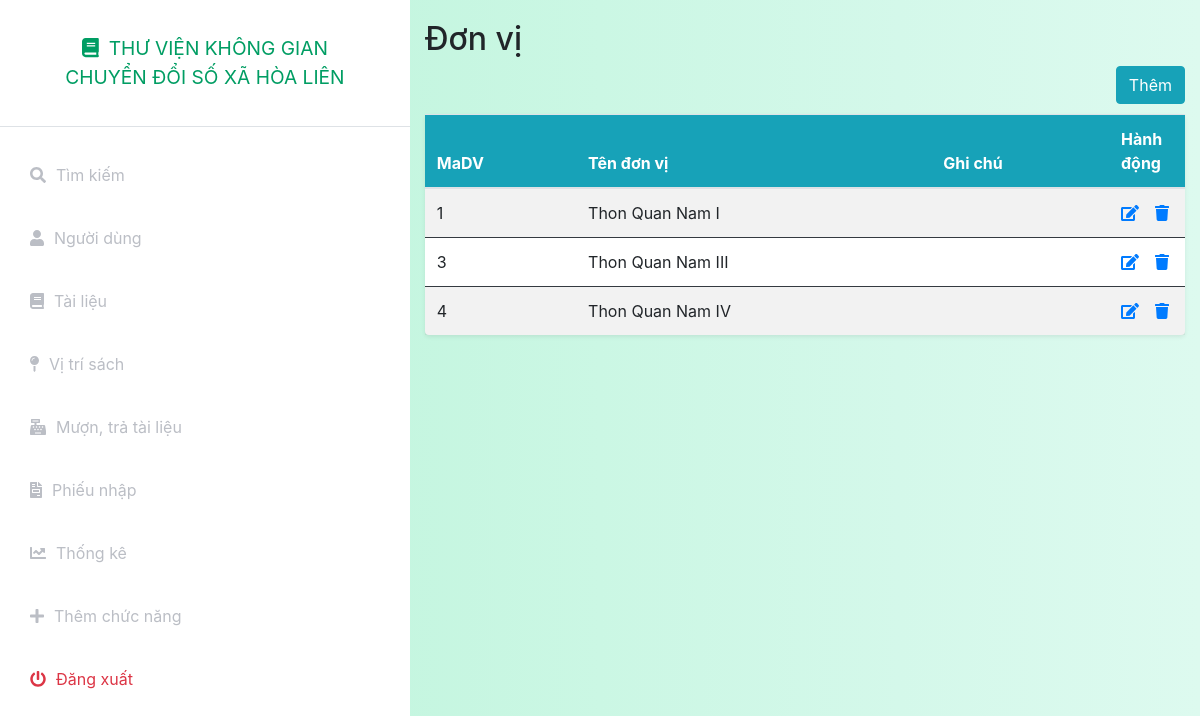
/index.php?controller=unit&action=index (signed in), run on the app's committed database.
### tables this page shows
CREATE TABLE `donvi` (
  `MaDV` int(11) NOT NULL,
  `TenDV` text NOT NULL,
  `GhiChu` text NOT NULL,
  `status` int(11) NOT NULL DEFAULT 1
);

### index.php (called while the page is built, shortened)
<?php
include_once('models/Auth.php');
$action = isset($_GET['action']) ? $_GET['action'] : 'index';
$object = new $classController();
$object->$action();
?>

### config.php (called while the page is built, shortened)
<?php
function getalldata($query)
{
    global $connect;
    $result=mysqli_query($connect,$query);
    if(mysqli_num_rows($result)>0)
        return mysqli_fetch_all($result,MYSQLI_ASSOC);
    else
        return false;
}
function getonedata($query)
{
    global $connect;
    $result=mysqli_query($connect,$query);
    if($result&&mysqli_num_rows($result)==1)
        return mysqli_fetch_assoc($result);
    else
        return false;
}
?>

### models/User.php (called while the page is built, shortened)
<?php
include_once('./config.php');
class User
{
    public static function show($idoruser)
    {
        $query = "select * from nguoidung where id = '$idoruser' or Username = '$idoruser'";
        $data = getonedata($query);
        return $data;
    }
}

### models/Auth.php (called while the page is built, shortened)
<?php
include_once('./config.php');
include_once('User.php');
class Auth
{
    private static $ChucDanh = null;
    public static function isAdmin()
    {
        if(self::isLogin())
        {
            if (self::$ChucDanh == 'admin')
                return true;
            else
                return false;
        }
        else
        {
            return false;
        }
    }
    public static function isLogin()
    {
        if (isset($_SESSION['token']) && isset($_SESSION['Username'])) {
            $data = User::show($_SESSION['Username']);
            if($data)
            {
                if($data['token'] == $_SESSION['token'])
                {
                    self::$ChucDanh = $data['ChucDanh'];
                    return true;
                }
            }
            else
            {
                return false;
            }
        } else
            return false;
    }
}

### models/Unit.php (called while the page is built, shortened)
<?php
include_once('./config.php');
class Unit
{
    public static function index()
    {
        $query = "select * from donvi  where status = '1'";
        $data = getalldata($query);
        return $data;
    }
}

### views/unit/index.php (the view)
<?php include_once('././assets/layouts/header.php'); ?>
<?php include_once('././assets/layouts/siderbar.php'); ?>
<div class="container-fluid" style="padding-top:20px">
    <h2>Đơn vị</h2>
    <table class="table table-striped bg-white rounded shadow-sm  table-hover">
        <div class="d-grid gap-2 d-md-flex justify-content-md-end">
            <a name="" id="" class="btn btn-info" href="index.php?controller=unit&action=add" role="button" style="margin-bottom:10px">Thêm</a>
        </div>
        <thead class="bg-info text-white">
            <tr class="border-dark">
                <th>MaDV</th>
                <th>Tên đơn vị</th>
                <th>Ghi chú</th>
                <th style="width: 10%;">Hành động</th>
            </tr>
        </thead>
        <tbody>
            <?php
            if (isset($data) && is_array($data)) {
                foreach ($data as $document) {
                    if ($document['status'] == 1) {
                        echo "<tr>";
                        echo "<td class=\"border-dark\" scope=\"row\">" . $document['MaDV'] . "</td>";
                        echo "<td class=\"border-dark\" scope=\"row\">" . $document['TenDV'] . "</td>";
                        echo "<td class=\"border-dark\">" . $document['GhiChu'] . "</td>";
                        echo '<td class="border-dark">';
                        echo '<a href="index.php?controller=unit&action=edit&MaDV=' . $document['MaDV'] . '"><i class="fas fa-edit"></i></a>';
                        echo '<a class="ml-3" onclick="return confirm(\'Bạn có muốn xóa ?\')" href="index.php?controller=unit&action=delete&MaDV=' . $document['MaDV'] . '"><i class="fas fa-trash"></i></a>';
                        echo "</tr>";
                    }
                }
            }
            ?>
    </table>
</div>
<?php include_once('././assets/layouts/footer.php'); ?>

### assets/css/styles.css (style rules this page uses)
:root { --main-bg-color: #009d63; --main-text-color: #009d63; --second-text-color: #bbbec5; --second-bg-color: #c1efde; }

### data on the page
donvi: MaDV "1", TenDV "Thon Quan Nam I"
donvi: MaDV "3", TenDV "Thon Quan Nam III"
donvi: MaDV "4", TenDV "Thon Quan Nam IV"
